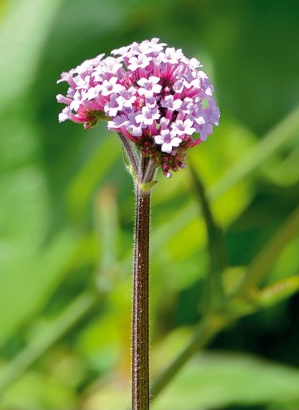
#> input picture images/flower.png, 299 x 410 px, found by its file name
$ python OpencvDemo016.py
#> lines starting #> are read from the running program, lines starting #| are printed output that depends on the picture; after the words box and inside, x2 and y2 are one past the last pixel; in counts of white or black regions, pixels touching at a corner belong together
#!/usr/bin/env python3
#coding = utf-8

import logging
import numpy as np
import cv2 as cv

# 图像ROI与ROI操作
def OpencvDemo016():
    logging.basicConfig(level=logging.DEBUG)

    src = cv.imread("images/flower.png")
#> src is the input picture: shape (410, 299, 3); mean B, G, R 64, 137, 107.6
    if src is None:
        logging.error("could not load an image!")
        return cv.Error.StsError
    cv.namedWindow("input", cv.WINDOW_AUTOSIZE)
    cv.imshow("input", src)

    h, w = src.shape[:2]
#> h = 410; w = 299

    # 获取ROI
    cy = h//2
#> cy = 205
    cx = w//2
#> cx = 149
    roi = src[cy-100:cy+100, cx-100:cx+100, :]
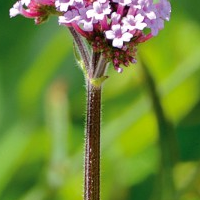
#> roi: shape (200, 200, 3); mean B, G, R 56.8, 137.2, 112.4
    cv.imshow("roi", roi)

    # copy ROI
    image = np.copy(roi)

    # modify ROI
    roi[:, :, 0] = 0
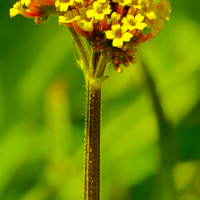
#> roi: shape (200, 200, 3); mean B, G, R 0, 137.2, 112.4

    # modify copy roi
    image[:, :, 2] = 0
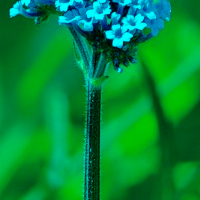
#> image: shape (200, 200, 3); mean B, G, R 56.8, 137.2, 0
    cv.imshow("result", src)
    cv.imshow("copy roi", image)

    # example with ROI - generate mask
    src2 = cv.imread("images/greenback.png")
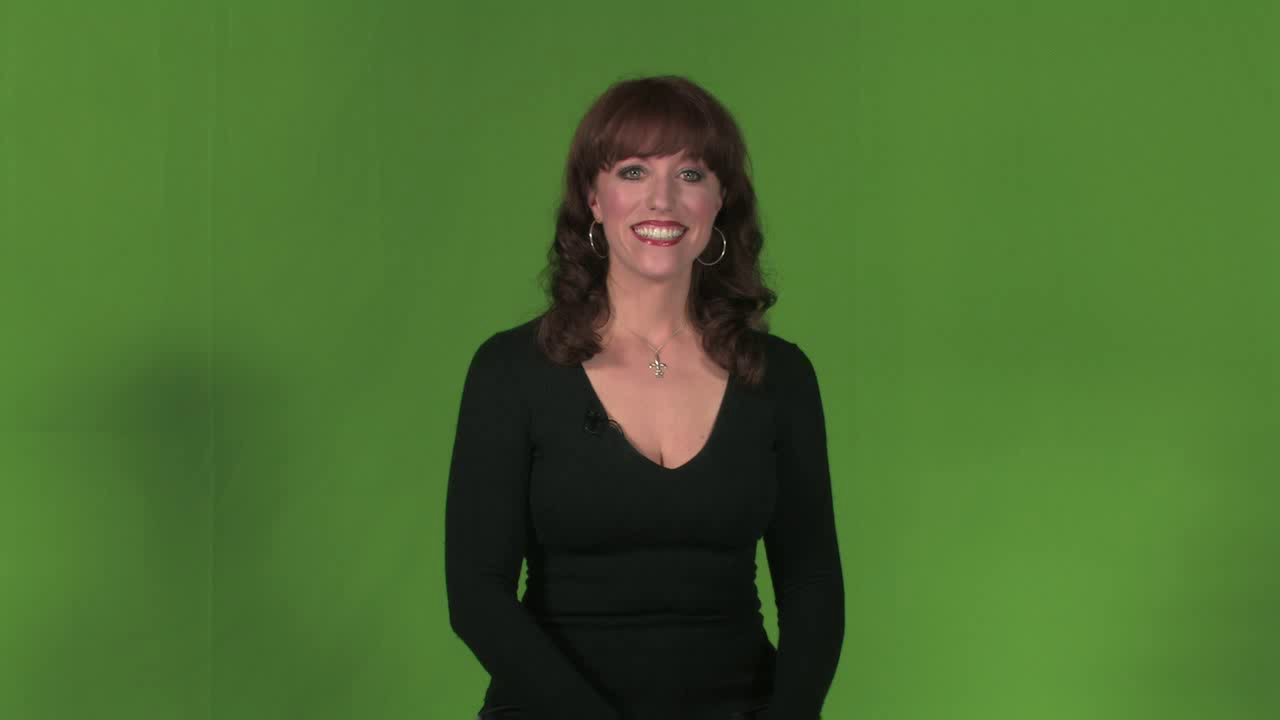
#> input picture images/greenback.png, 1280 x 720 px, found by its file name
#> src2 is the input picture: shape (720, 1280, 3); mean B, G, R 47.7, 108, 73.5
    if src2 is None:
        logging.error("could not load an image!")
        return cv.Error.StsError
    cv.imshow("src2", src2)
    hsv = cv.cvtColor(src2, cv.COLOR_BGR2HSV)
#> hsv: shape (720, 1280, 3); mean H, S, V 47.7, 135.3, 110.1
    mask = cv.inRange(hsv, (35, 43, 46), (77, 255, 255))
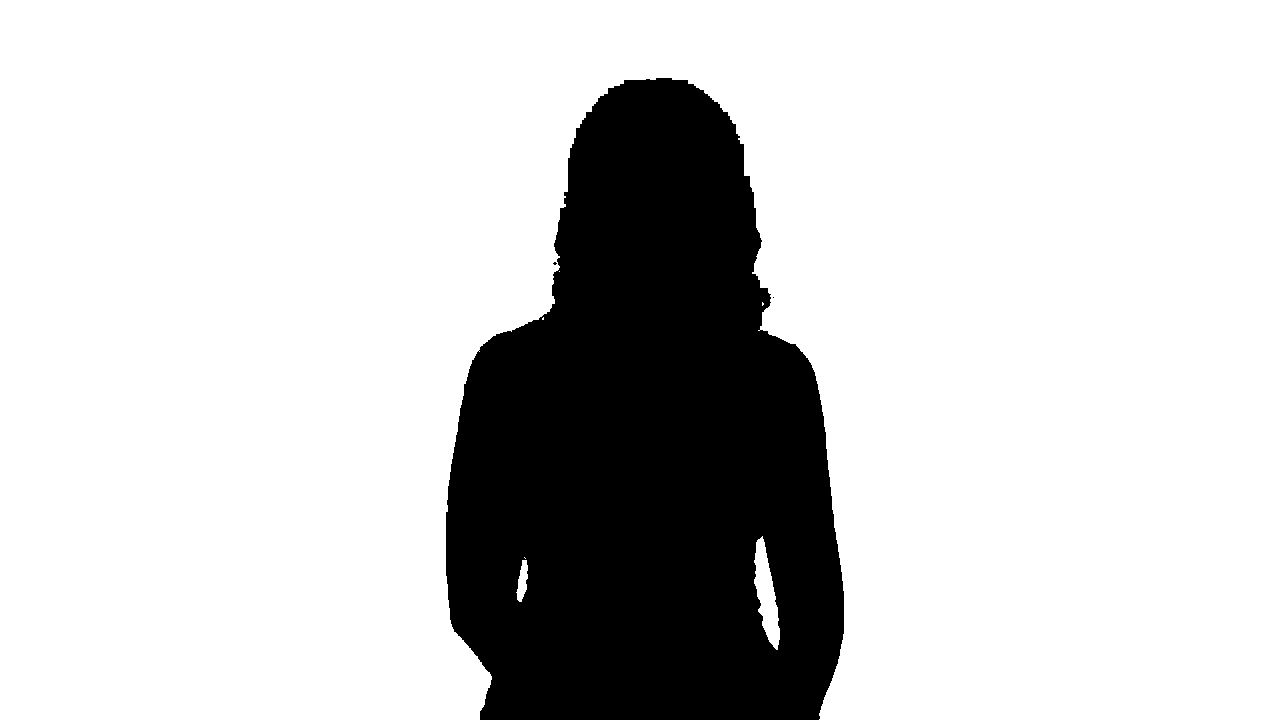
#> mask: shape (720, 1280); 79.8% white; 3 black regions (2 under 20 px), largest, box (x1, y1, x2, y2) and area: (446, 78, 844, 720) 186389

    # extract person ROI
    mask = cv.bitwise_not(mask)
    person = cv.bitwise_and(src2, src2, mask=mask);
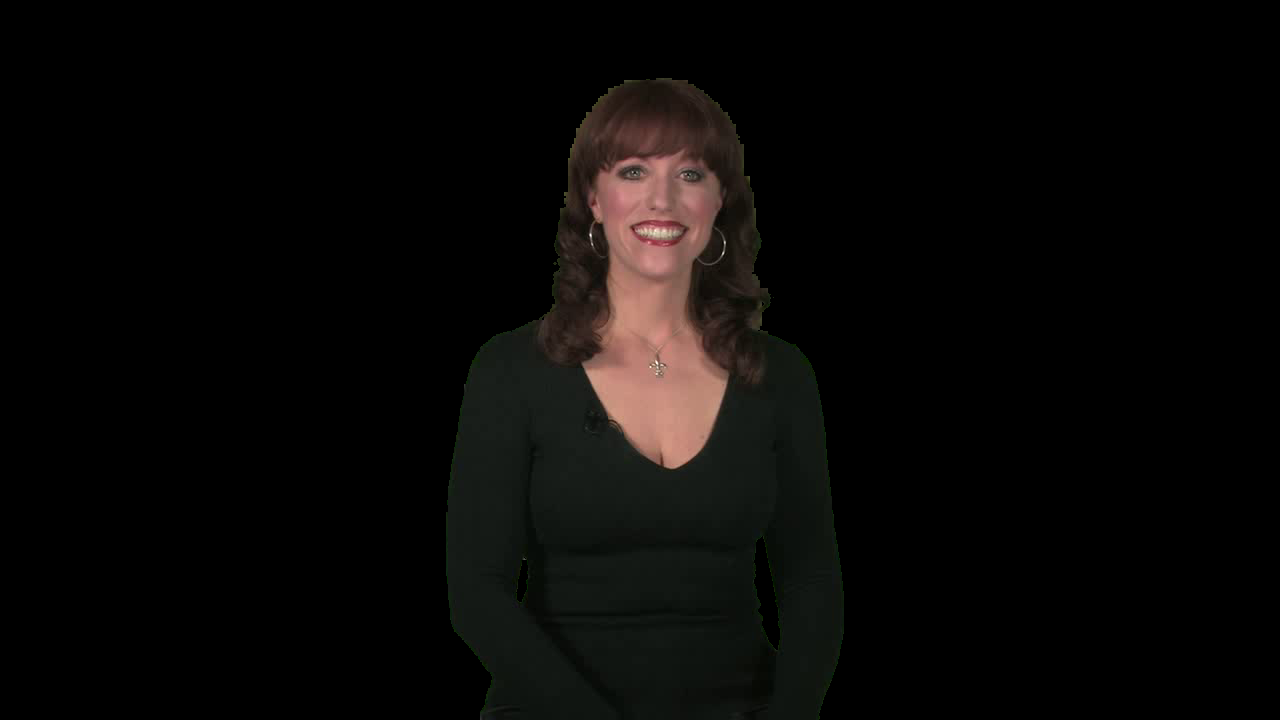
#> person: shape (720, 1280, 3); mean B, G, R 7, 8.2, 9.7

    # generate background
    result = np.zeros(src2.shape, src2.dtype)
    result[:, :, 0] = 255

    # combine background + person
    mask = cv.bitwise_not(mask)
    dst = cv.bitwise_or(person, result, mask=mask)
    dst = cv.add(dst, person)
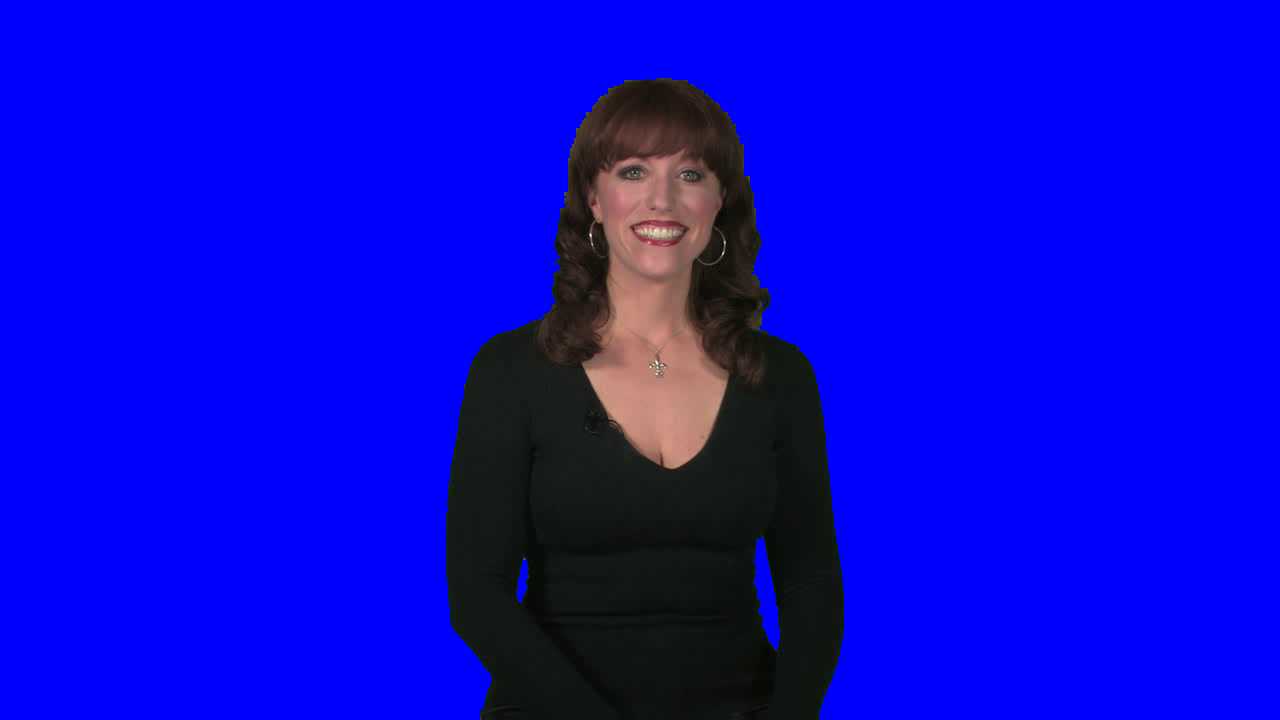
#> dst: shape (720, 1280, 3); mean B, G, R 210.4, 8.2, 9.7
    cv.imshow("dst", dst)

    cv.waitKey(0)

    cv.destroyAllWindows()

    return cv.Error.StsOk

if __name__ == "__main__":
    OpencvDemo016()

# end of file
